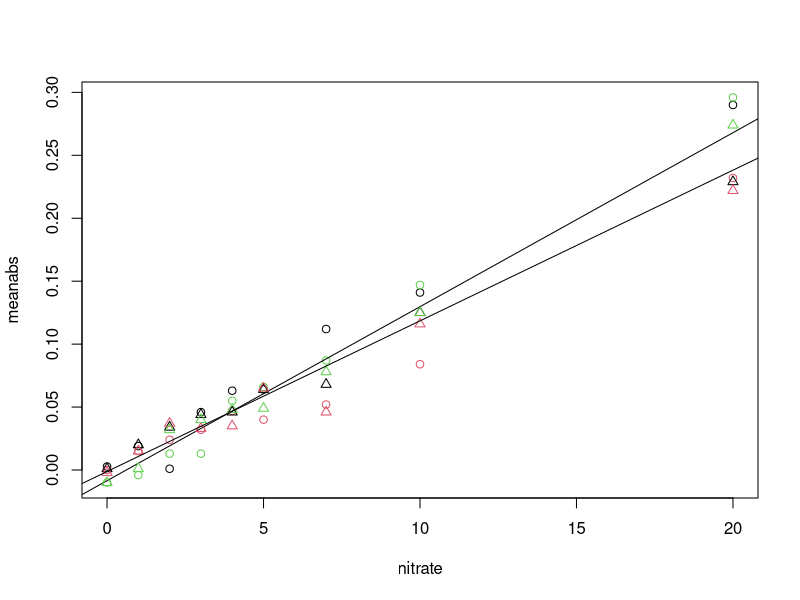

Generate this figure with R: (Note: this script raises an error after producing the figure.)
#Read in standard curves

stcurve.2606<-read.csv("nitrate_data/standard_curves/standard_curve_260617.csv")
stcurve.2706<-read.csv("nitrate_data/standard_curves/standard_curve_270617.csv")
stcurve.2806<-read.csv("nitrate_data/standard_curves/standard_curve_280617.csv")
stcurve.1107<-read.csv("nitrate_data/standard_curves/standard_curve_110717.csv")
stcurve.1207<-read.csv("nitrate_data/standard_curves/standard_curve_120717.csv")
stcurve.1407<-read.csv("nitrate_data/standard_curves/standard_curve_140717.csv")

names(stcurve.2806)
#remove abherrant point because there was a bubble on the cuvette
stcurve.2806$absorbance.1 [stcurve.2806$sample=="st.3." & stcurve.2806$rep=="B"]<- 0.044


#take mean from 2 observations
stcurve.2606$meanabs<-(stcurve.2606$absorbance.1+stcurve.2606$absorbance.1)/2
stcurve.2706$meanabs<-(stcurve.2706$absorbance.1+stcurve.2706$absorbance.1)/2
stcurve.2806$meanabs<-(stcurve.2806$absorbance.1+stcurve.2806$absorbance.1)/2
stcurve.1107$meanabs<-(stcurve.1107$absorbance.1+stcurve.1107$absorbance.1)/2
stcurve.1207$meanabs<-(stcurve.1207$absorbance.1+stcurve.1207$absorbance.1)/2
stcurve.1407$meanabs<-(stcurve.1407$absorbance.1+stcurve.1407$absorbance.1)/2


#plot standard curves from different dates on top of each other
with(stcurve.2606, plot(meanabs~nitrate, col=rep))
abline(lm(meanabs~nitrate, data=stcurve.2606))

with(stcurve.2706, points(meanabs~nitrate, col=rep, pch=2))
abline(lm(absorbance.1~nitrate, data=stcurve.2706))

#remove erroneous reads - clearly out of line, especially after cadmium bottle was replaced
stcurve.2806.corr<-subset(stcurve.2806, rep=="C" | 
                            rep=="A" & !nitrate %in% c(4,5,6) | 
                            rep=="B" & !nitrate %in% c(4,7))
with(stcurve.2806.corr, points(meanabs~nitrate, col=rep, pch=3, ylim=c(0, 0.11)))

with(subset(stcurve.2806, stcurve.2806$rep %in% c("B2_500_a", "B2_500_b", "B2_cuvette")), 
            points(meanabs~nitrate, col=rep, pch=3))

with(stcurve.1107, points(meanabs~nitrate, col=rep, pch=1))
with(stcurve.1207, points(meanabs~nitrate, col=rep, pch=2))
with(stcurve.1407, points(meanabs~nitrate, col=1, pch=2))

legend("topleft", levels(stcurve.1107$rep), levels(as.factor((stcurve.1107$rep))), pch=1, col=1:4)


#define standard curve equations for each date
st.2606<-lm(meanabs~nitrate, data=stcurve.2606)
st.2706<-lm(meanabs~nitrate, data=stcurve.2706)

st.2806<-lm(meanabs~nitrate, data=stcurve.2806.corr)
st.1107<-lm(meanabs~nitrate, data=stcurve.1107)
st.1207<-lm(meanabs~nitrate, data=stcurve.1207)
st.1407<-lm(meanabs~nitrate, data=stcurve.1407)

#look at the lines
abline(st.2806, col=3)
abline(st.1107, col=1)
abline(st.1207, col=4)
abline(st.1407, col=4)

#plot slopes of this curve as a function of date
slopes<-c(coef(st.2606)[1], coef(st.2706)[1], coef(st.2806)[1], coef(st.1107)[1], coef(st.1207)[1], coef(st.1407)[1])
dates<-c(26-26, 27-26, 28-26, 41-26, 42-26, 44-26)
plot(slopes~dates)

#plot intercepts of this curve as a function of date
ints<-c(coef(st.2606)[2], coef(st.2706)[2], coef(st.2806)[2], coef(st.1107)[2], coef(st.1207)[2], coef(st.1407)[2])
dates<-c(26-26, 27-26, 28-26, 41-26, 42-26, 44-26)
plot(ints~dates)

#July 5,6,7 are the measurement dates that don't have a standard curve
#these would be 9,10,11

